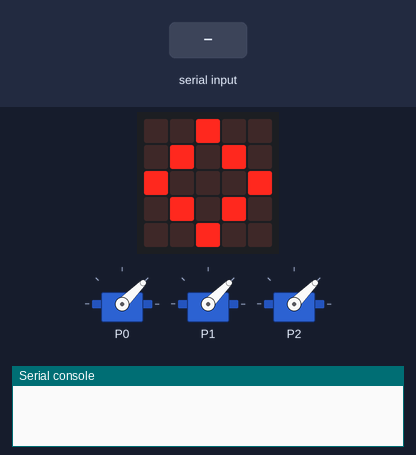
A program run on a simulated BBC micro:bit running MicroPython. Parts: the board's 5×5 LED display, 3 × servo, the last lines printed to the serial console. The inputs (shaded band) are chosen by the test bench. Servo angles are drawn from the pulse width (0.5 ms = 0°, 2.5 ms = 180°).

Above: at 2.3 s.
2.4 s: "PING" typed at the serial console, then Enter
At 2.5 s:
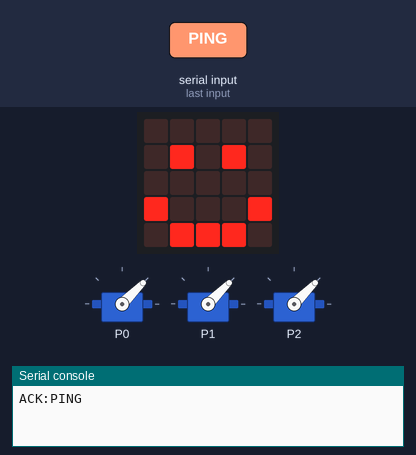
4.1 s: "OPEN" typed at the serial console, then Enter
At 4.5 s:
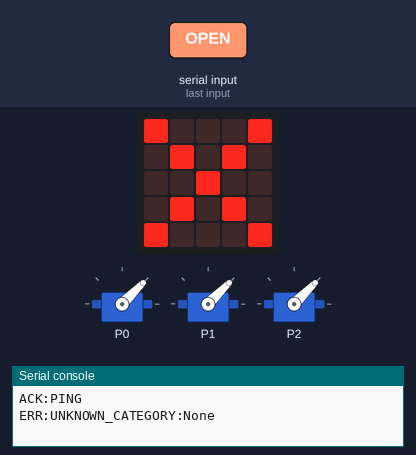
Timing chart, 0 to 7.1 s (numbered marks = the images above; inputs shaded):
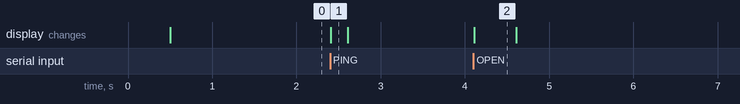

Measured:
- after the input at 2.4 s, the display: changes at once (image 1)
- after the input at 4.1 s, the display: changes at once (image 2)
- what the display in image 2 shows lasts 0.5 s, from 4.1 s to 4.6 s

The program:

main.py
```python
# =============================================================================
# microbit/main.py — MicroPython firmware for the Micro:bit
# Smart Garbage Disposal System, York University k2i STEM Challenge 2024
# =============================================================================
# Flash this onto the Micro:bit using the Micro:bit Python Editor or mu-editor.
# https://python.microbit.org/
#
# What this does:
#   - Listens on USB serial for commands from the host Python backend
#   - On "OPEN:<CATEGORY>", sweeps the corresponding servo to open position
#   - Holds it open for OPEN_DURATION_MS, then sweeps back to closed
#   - Replies "ACK:<CATEGORY>" on success, "ERR:<reason>" on failure
#   - Scrolls an icon on the LED matrix so you can see it's working
#
# Wiring:
#   Servo signal wires → Micro:bit edge connector pins:
#     Pin 0 → RECYCLABLE compartment servo
#     Pin 1 → COMPOST compartment servo
#     Pin 2 → LANDFILL compartment servo
#   Servo power (red) → 3.3V or external 5V supply
#   Servo ground      → GND

from microbit import *
import utime

# -----------------------------------------------------------------------------
# Configuration
# -----------------------------------------------------------------------------

OPEN_DURATION_MS = 3000   # ms to hold compartment open
SERVO_OPEN_DEG   = 90     # degrees: fully open position
SERVO_CLOSE_DEG  = 0      # degrees: fully closed position

# Map category name → Micro:bit pin object
CATEGORY_PINS = {
    "RECYCLABLE": pin0,
    "COMPOST":    pin1,
    "LANDFILL":   pin2,
}

# LED icons shown on the Micro:bit display for each category
ICONS = {
    "RECYCLABLE": Image.YES,       # ✓ recycling confirmed
    "COMPOST":    Image.HAPPY,     # 😊 organic waste
    "LANDFILL":   Image.SAD,       # 😟 landfill (encourage better sorting!)
    "IDLE":       Image.DIAMOND,
    "ERROR":      Image.NO,
}

# -----------------------------------------------------------------------------
# Helpers
# -----------------------------------------------------------------------------

def set_servo(pin, degrees):
    """
    Write a servo angle using PWM.
    Micro:bit's write_analog maps 0-1023 to 0-3.3V.
    Standard servo pulse: 1ms (0°) → 2ms (180°) at ~50Hz (20ms period).
    Duty cycle = pulse_ms / 20ms * 1023
    """
    pulse_ms = 1.0 + (degrees / 180.0) * 1.0   # 1ms at 0°, 2ms at 180°
    duty = int((pulse_ms / 20.0) * 1023)
    pin.set_analog_period(20)        # 50Hz PWM
    pin.write_analog(duty)


def open_compartment(category):
    """Sweep servo open, show icon, wait, then close."""
    pin = CATEGORY_PINS.get(category)
    if pin is None:
        return False

    display.show(ICONS.get(category, ICONS["IDLE"]))
    set_servo(pin, SERVO_OPEN_DEG)
    utime.sleep_ms(OPEN_DURATION_MS)
    set_servo(pin, SERVO_CLOSE_DEG)
    utime.sleep_ms(300)        # let servo settle
    pin.write_digital(0)       # cut PWM signal to stop servo jitter
    display.show(ICONS["IDLE"])
    return True


def close_compartment(category):
    """Force-close a specific compartment."""
    pin = CATEGORY_PINS.get(category)
    if pin is None:
        return False
    set_servo(pin, SERVO_CLOSE_DEG)
    utime.sleep_ms(300)
    pin.write_digital(0)
    return True


def parse_command(line):
    """
    Parse a serial command string.

    Expected formats:
        "OPEN:RECYCLABLE"
        "CLOSE:COMPOST"
        "PING"

    Returns (command, argument) tuple. argument is None for PING.
    """
    line = line.strip().upper()
    if ":" in line:
        cmd, arg = line.split(":", 1)
        return cmd.strip(), arg.strip()
    return line, None


# -----------------------------------------------------------------------------
# Boot sequence
# -----------------------------------------------------------------------------

display.show(Image.ARROW_N)   # indicate startup
uart.init(baudrate=115200)    # match host baud rate
utime.sleep_ms(500)
display.show(ICONS["IDLE"])

# All servos to closed position on boot
for cat, pin in CATEGORY_PINS.items():
    set_servo(pin, SERVO_CLOSE_DEG)
    utime.sleep_ms(200)
    pin.write_digital(0)

# -----------------------------------------------------------------------------
# Main loop — serial command listener
# -----------------------------------------------------------------------------

while True:
    if uart.any():
        try:
            raw = uart.readline()
            if raw is None:
                continue

            line = raw.decode("utf-8").strip()
            if not line:
                continue

            cmd, arg = parse_command(line)

            if cmd == "PING":
                uart.write("ACK:PING\n")
                display.show(Image.HAPPY)
                utime.sleep_ms(200)
                display.show(ICONS["IDLE"])

            elif cmd == "OPEN":
                if arg in CATEGORY_PINS:
                    uart.write(f"ACK:{arg}\n")
                    open_compartment(arg)
                else:
                    uart.write(f"ERR:UNKNOWN_CATEGORY:{arg}\n")
                    display.show(ICONS["ERROR"])
                    utime.sleep_ms(500)
                    display.show(ICONS["IDLE"])

            elif cmd == "CLOSE":
                if arg in CATEGORY_PINS:
                    close_compartment(arg)
                    uart.write(f"ACK:CLOSED:{arg}\n")
                else:
                    uart.write(f"ERR:UNKNOWN_CATEGORY:{arg}\n")

            else:
                uart.write(f"ERR:UNKNOWN_COMMAND:{cmd}\n")

        except Exception as e:
            uart.write(f"ERR:EXCEPTION:{str(e)}\n")
            display.show(ICONS["ERROR"])
            utime.sleep_ms(500)
            display.show(ICONS["IDLE"])

    utime.sleep_ms(10)   # yield briefly to avoid busy-spinning
```
